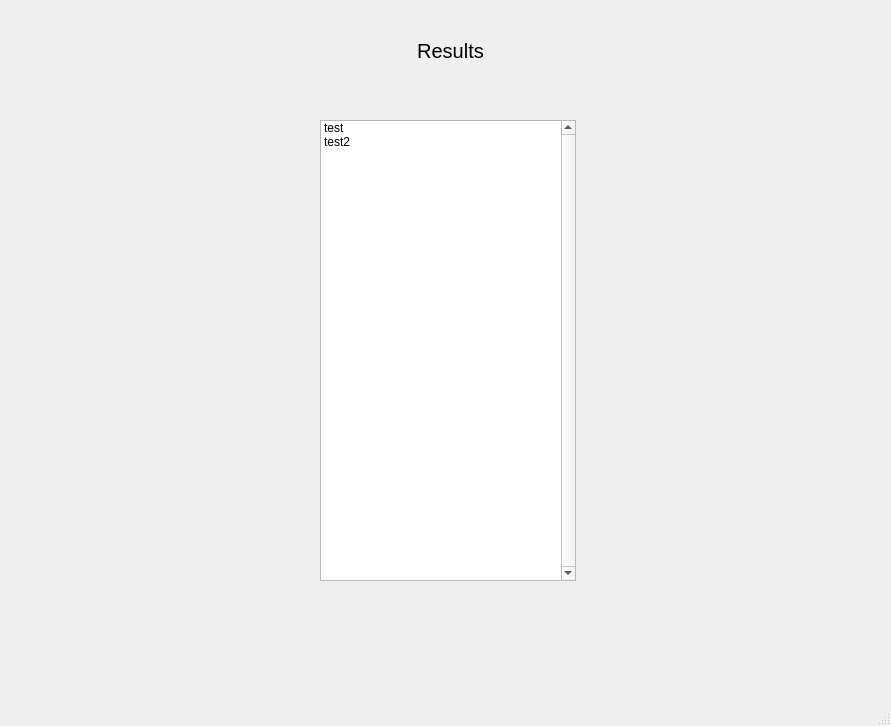
<?xml version="1.0" encoding="UTF-8"?>
<ui version="4.0">
 <class>MainWindow</class>
 <widget class="QMainWindow" name="MainWindow">
  <property name="geometry">
   <rect>
    <x>0</x>
    <y>0</y>
    <width>891</width>
    <height>726</height>
   </rect>
  </property>
  <property name="windowTitle">
   <string>MainWindow</string>
  </property>
  <widget class="QWidget" name="centralwidget">
   <widget class="QLabel" name="label">
    <property name="geometry">
     <rect>
      <x>320</x>
      <y>10</y>
      <width>261</width>
      <height>81</height>
     </rect>
    </property>
    <property name="font">
     <font>
      <pointsize>15</pointsize>
     </font>
    </property>
    <property name="text">
     <string>Results</string>
    </property>
    <property name="alignment">
     <set>Qt::AlignCenter</set>
    </property>
   </widget>
   <widget class="QListWidget" name="listWidget">
    <property name="geometry">
     <rect>
      <x>320</x>
      <y>120</y>
      <width>256</width>
      <height>461</height>
     </rect>
    </property>
    <property name="verticalScrollBarPolicy">
     <enum>Qt::ScrollBarAlwaysOn</enum>
    </property>
    <item>
     <property name="text">
      <string>test</string>
     </property>
    </item>
    <item>
     <property name="text">
      <string>test2</string>
     </property>
    </item>
   </widget>
  </widget>
  <widget class="QMenuBar" name="menubar">
   <property name="geometry">
    <rect>
     <x>0</x>
     <y>0</y>
     <width>891</width>
     <height>26</height>
    </rect>
   </property>
  </widget>
  <widget class="QStatusBar" name="statusbar"/>
 </widget>
 <resources/>
 <connections/>
</ui>
